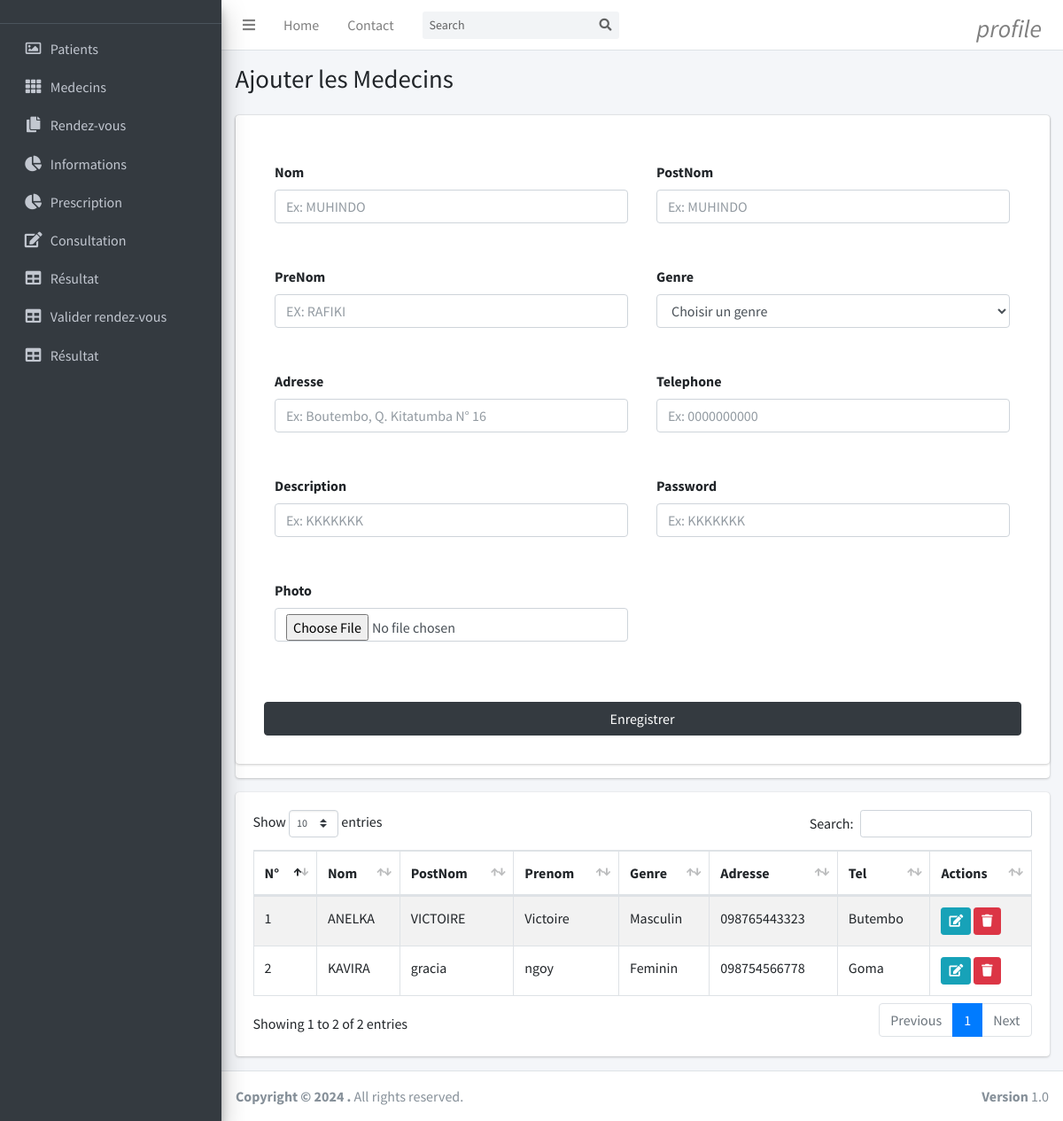
/views/medecin.php (signed in), run on the app's committed database.
### tables this page shows
CREATE TABLE `medecins` (
  `id` int(11) NOT NULL,
  `nom` text NOT NULL,
  `postnom` text NOT NULL,
  `prenom` text NOT NULL,
  `genre` text NOT NULL,
  `adresse` text NOT NULL,
  `telephone` text NOT NULL,
  `photo` text NOT NULL,
  `description` text NOT NULL,
  `pwd` text NOT NULL,
  `supprimer` int(11) NOT NULL
);

### models/select/select-medecin.php (called while the page is built, shortened)
<?php
    if (isset($_GET['edit']) && !empty($_GET['edit'])){
     $id=$_GET['edit'];
     $getDataMod=$connexion->prepare("SELECT * FROM medecins WHERE id=?");
     $getDataMod->execute([$id]);
     $tab=$getDataMod->fetch();
     $url="../models/updat/up-medecin-post.php?edit=".$id;
     $btn="Modifier";
     $title="Modifier medecins";
    }
    else{
     $url="../models/add/add-medecin-post.php";
     $btn="Enregistrer";
    }
    if(isset($_GET['search']) && !empty($_GET['search'])){
        $search=$_GET['search'];
        $getData=$connexion->prepare("SELECT * from medecins WHERE supprimer=? AND nom LIKE ? OR postnom LIKE ? OR prenom LIKE ?
        OR genre LIKE ? OR adresse LIKE ? OR telephone LIKE ?");
        $getData->execute([0,  $search."%", $search."%", $search."%", $search."%", $search."%", $search."%"]);
    }
    else{
        $getData=$connexion->prepare("SELECT * from medecins WHERE supprimer=?");
        $getData->execute([0]);
    }

### views/medecin.php (the view, shortened to what this page needs)
<?php
    include '../connexion/connexion.php';
    require_once('../models/select/select-medecin.php');
?>
<!DOCTYPE html>
<html lang="en">
<head>
    <?php require_once('style.php'); ?>
</head>
<body>
     <?php require_once('aside.php') ?>
  <div class="content-wrapper">
    <section class="content-header">
      <div class="container-fluid">
        <div class="row mb-2">
          <div class="col-sm-12">
            <h1>Ajouter les Medecins</h1>
          </div>
        </div>
      </div>
    </section>
    <section class="content">
      <div class="container-fluid">
        <div class="row">
          <div class="col-md-12">
            <div class="card card-primary">
              <form role="form" class="card p-3" action="<?=$url?>" method="POST" enctype="multipart/form-data">
                <div class=" row card-body">
                  <div class="form-group col-xl-6 col-lg-6 col-md-6  col-sm-6 p-3">
                    <label for="exampleInputEmail1">Nom</label>
                    <input type="text"  autocomplete="off" required type="text" class="form-control" placeholder="Ex: MUHINDO" name="nom"
                    <?php if (isset($_GET['edit'])) { ?> value="<?php echo $tab['nom']; ?> <?php }?>">
                  </div>
                  <div class="form-group col-xl-6 col-lg-6 col-md-6  col-sm-6 p-3">
                    <label for="exampleInputEmail1">PostNom</label>
                    <input type="text"  autocomplete="off" required type="text" class="form-control" placeholder="Ex: MUHINDO" name="postnom"
                    <?php if (isset($_GET['edit'])) { ?> value="<?php echo $tab['nom']; ?> <?php }?>">
                  </div>
                  <div class="form-group col-xl-6 col-lg-6 col-md-6  col-sm-6 p-3">
                    <label for="exampleInputEmail1">PreNom</label>
                    <input  autocomplete="off" required type="text" class="form-control" placeholder="EX: RAFIKI"
                                    name="prenom" <?php if (isset($_GET['edit'])) { ?>
                                    value="<?php echo $tab['postnom']; ?> <?php }?>">
                  </div>
                  <div class="form-group col-xl-6 col-lg-6 col-md-6  col-sm-6 p-3">
                  <label>Genre</label>
                  <select class="form-control select2" required id="" name="genre" autocomplete="off" style="width: 100%;">
                  <?php
                            if(isset($_GET['edit'])){
                               ?>
                                <?php if($tab['genre']=='Masculin')
                                   {?>
                    <option value="Masculin" Selected>Masculin</option>
                                               <option value="Feminin">Feminin</option>
                                    <?php     }
                                        else {
                                              ?>
                                            <option value="Masculin" >Masculin</option>
                                            <option value="Feminin" Selected>Feminin</option>
                                        <?php }
                                    }else{
                                        ?>
                                            <option value="" desabled>Choisir un genre</option>
                                        <?php
                                    }
                                ?>
                  </select>
                </div>
                  <div class="form-group col-xl-6 col-lg-6 col-md-6  col-sm-6 p-3">
                    <label for="exampleInputEmail1">Adresse</label>
                    <input autocomplete="off" required type="text" class="form-control" placeholder="Ex: Boutembo, Q. Kitatumba N° 16"
                                    name="adresse" <?php if (isset($_GET['edit'])) { ?>
                                    value="<?php echo $tab['adresse']; ?> <?php }?>">
                  </div>
                  <div class="form-group col-xl-6 col-lg-6 col-md-6  col-sm-6 p-3">
                    <label for="exampleInputEmail1">Telephone</label>
                    <input autocomplete="off" required type="text" class="form-control" placeholder="Ex: 0000000000"
                                    name="telephone" <?php if (isset($_GET['edit'])) { ?>
                                    value="<?php echo $tab['telephone']; ?> <?php }?>">
                  </div>
                  <div class="form-group col-xl-6 col-lg-6 col-md-6  col-sm-6 p-3">
                    <label for="exampleInputEmail1">Description</label>
                    <input type="text"  autocomplete="off" required type="text" class="form-control" placeholder="Ex: KKKKKKK" name="description"
                    <?php if (isset($_GET['edit'])) { ?> value="<?php echo $tab['description']; ?> <?php }?>">
                  </div>
                  <div class="form-group col-xl-6 col-lg-6 col-md-6  col-sm-6 p-3">
                    <label for="exampleInputEmail1">Password</label>
                    <input type="text"  autocomplete="off" required type="text" class="form-control" placeholder="Ex: KKKKKKK" name="pwd"
                    <?php if (isset($_GET['edit'])) { ?> value="<?php echo $tab['pwd']; ?> <?php }?>">
                  </div>
                  <div class="form-group col-xl-6 col-lg-6 col-md-6  col-sm-6 p-3">
                    <label for="exampleInputEmail1">Photo</label>
                    <input  autocomplete="off" required type="file" class="form-control" placeholder=""
                                    name="photo" <?php if (isset($_GET['edit'])) { ?>
                                    value="<?php echo $tab['photo']; ?> <?php }?>">
                  </div>
                </div>
                <div class="col-xl-12 col-lg-12 col-md-12 mt-10 col-sm-12 p-3 aling-center">
                   <input type="submit" class="btn btn-dark w-100" name="valider" value="<?=$btn?>">
                 </div>
              </form>
            </div>
            <div class="card">
            <div class="card-body">
              <table id="example1" class="table table-bordered table-striped">
                <thead>
                <tr>
                  <th>N°</th>
                  <th>Nom</th>
                  <th>PostNom</th>
                  <th>Prenom</th>
                  <th>Genre</th>
                  <th>Adresse</th>
                  <th>Tel</th>
                  <th>Actions</th>
                </tr>
                </thead>
                <tbody>
                  <?php
                  $n=0;
                  while($recup=$getData->fetch()){
                    $n++;
                  ?>
                <tr>
                  <td><?=$n;?></td>
                  <td><?=$recup["nom"];?></td>
                  <td> <?=$recup["postnom"];?></td>
                  <td><?=$recup["prenom"];?></td>
                  <td> <?=$recup["genre"];?></td>
                  <td><?=$recup["adresse"];?></td>
                  <td><?=$recup["telephone"];?></td>
                  <td>
                  <a href='medecin.php?edit=<?=$recup['id'] ?>' class="btn btn-info btn-sm "><i
                  class="fas fa-edit"></i></a>
                  <a onclick=" return confirm('Voulez-vous vraiment supprimer ?')"
                  href='../models/delete/del-medecin-post.php?idSup=<?=$recup['id'] ?>'
                    class="btn btn-danger btn-sm "><i class="fas fa-trash"></i></a>
                  </td>
                </tr>
                <?php }?>
              </table>
            </div>
          </div>
          </div>
      </div>
    </section>
  </div>
    <?php require_once('script.php') ?>
</body>
</html>

### data on the page
medecins: nom "ANELKA", postnom "VICTOIRE", prenom "Victoire", genre "Masculin", adresse "098765443323", telephone "Butembo"
medecins: nom "KAVIRA", postnom "gracia", prenom "ngoy", genre "Feminin", adresse "098754566778", telephone "Goma"
